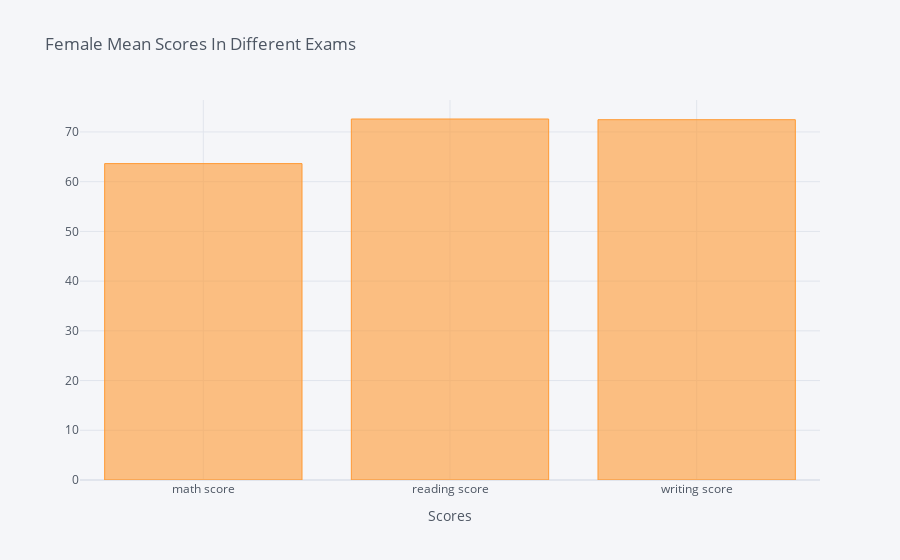

Notebook source saved alongside this figure:
### Code cell
sep[sep['gender'] == 'female'].mean().iplot(kind = 'bar',xTitle = 'Scores',title = 'Female Mean Scores In Different Exams')

### Figure 1 — Plotly figure (JSON) as saved in the notebook; plotly's stock layout.template omitted (floating-point values rounded to 4 significant figures)
{"data": [{"marker": {"color": "rgba(255, 153, 51, 0.6)", "line": {"color": "rgba(255, 153, 51, 1.0)", "width": 1}}, "name": "None", "orientation": "v", "text": "", "type": "bar", "x": ["math score", "reading score", "writing score"], "y": [63.63, 72.61, 72.47]}], "layout": {"legend": {"bgcolor": "#F5F6F9", "font": {"color": "#4D5663"}}, "paper_bgcolor": "#F5F6F9", "plot_bgcolor": "#F5F6F9", "title": {"font": {"color": "#4D5663"}, "text": "Female Mean Scores In Different Exams"}, "xaxis": {"gridcolor": "#E1E5ED", "showgrid": true, "tickfont": {"color": "#4D5663"}, "title": {"font": {"color": "#4D5663"}, "text": "Scores"}, "zerolinecolor": "#E1E5ED"}, "yaxis": {"gridcolor": "#E1E5ED", "showgrid": true, "tickfont": {"color": "#4D5663"}, "title": {"font": {"color": "#4D5663"}, "text": ""}, "zerolinecolor": "#E1E5ED"}}}
